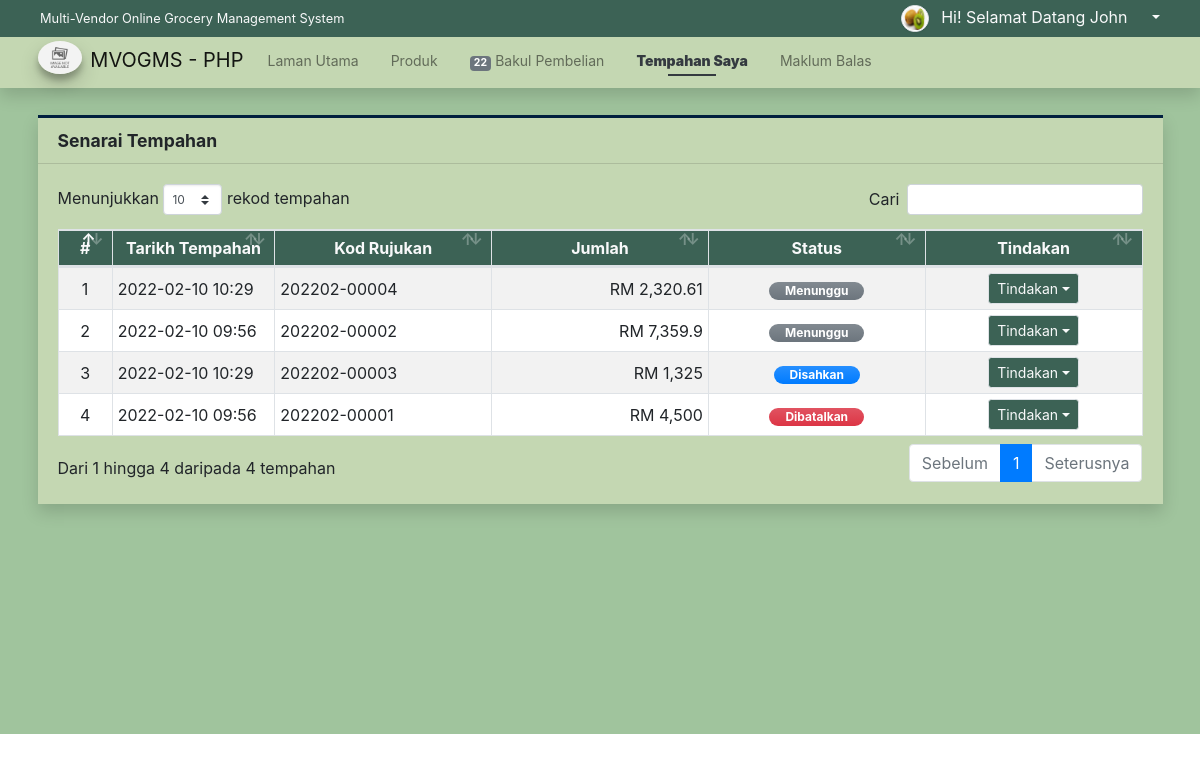
The page /?page=orders/my_orders (signed in) on the database its author committed.
### tables this page shows
CREATE TABLE `order_list` (
  `id` int(30) NOT NULL,
  `code` varchar(100) NOT NULL,
  `client_id` int(30) NOT NULL,
  `vendor_id` int(30) NOT NULL,
  `total_amount` double NOT NULL DEFAULT 0,
  `delivery_address` text NOT NULL,
  `status` tinyint(1) NOT NULL DEFAULT 0,
  `date_created` datetime NOT NULL DEFAULT current_timestamp(),
  `date_updated` datetime DEFAULT NULL ON UPDATE current_timestamp()
);

### classes/DBConnection.php (called while the page is built, shortened)
<?php
class DBConnection{
    private $host = DB_SERVER;
    private $username = DB_USERNAME;
    private $password = DB_PASSWORD;
    private $database = DB_NAME;
    public $conn;
    public function __construct(){
        if (!isset($this->conn)) {
            $this->conn = new mysqli($this->host, $this->username, $this->password, $this->database);
        }
    }
}
?>

### classes/SystemSettings.php (called while the page is built, shortened)
<?php
class SystemSettings extends DBConnection{
	function userdata($field = ''){
		if(!empty($field)){
			if(isset($_SESSION['userdata'][$field]))
				return $_SESSION['userdata'][$field];
			else
				return null;
		}else{
			return false;
		}
	}
}
$_settings = new SystemSettings();
?>

### config.php (called while the page is built, shortened)
<?php
require_once('classes/DBConnection.php');
require_once('classes/SystemSettings.php');
function format_num($number = 0, $max_decimal = ''){
    if(is_numeric($number)){
        $ex = explode('.',$number);
        $dec = isset($ex[1]) ? strlen($ex[1]) : 0;
        if(empty($max_decimal) || (is_numeric($max_decimal) && $max_decimal >= $dec)){
            return number_format($number,$dec);
        }else{
            if(is_numeric($max_decimal))
                return number_format($number,$max_decimal);
            else
                return "Invalid Maximum Decimal";
        }
    }else{
        return "Invalid Number";
    }
}
?>

### orders/my_orders.php (the view, shortened to what this page needs)
<div class="content py-3">
    <div class="card card-outline card-navy rounded-0 shadow" style="background-color:#c4d7b2;">
        <div class="card-header">
            <h5 class="card-title"><b>Senarai Tempahan</b></h5>
        </div>
        <div class="card-body" style="background-color:#c4d7b2;">
            <div class="w-100 overflow-auto">
            <table class="table table-bordered table-striped" >
                <colgroup>
                    <col width="5%">
                    <col width="15%">
                    <col width="20%">
                    <col width="20%">
                    <col width="20%">
                    <col width="20%">
                </colgroup>
                <thead class="text-light"style="background-color:#3c6255;">
                    <tr>
                        <th class="p1 text-center">#</th>
                        <th class="p1 text-center">Tarikh Tempahan</th>
                        <th class="p1 text-center">Kod Rujukan</th>
                        <th class="p1 text-center">Jumlah</th>
                        <th class="p1 text-center">Status</th>
                        <th class="p1 text-center">Tindakan</th>
                    </tr>
                </thead>
                <tbody style="background-color:#fff;">
                    <?php
                    $i = 1;
                    $orders = $conn->query("SELECT * FROM `order_list` where client_id = '{$_settings->userdata('id')}' order by `status` asc,unix_timestamp(date_created) desc ");
                    while($row = $orders->fetch_assoc()):
                    ?>
                    <tr>
                        <td class="px-2 py-1 align-middle text-center"><?= $i++; ?></td>
                        <td class="px-2 py-1 align-middle"><?= date("Y-m-d H:i", strtotime($row['date_created'])) ?></td>
                        <td class="px-2 py-1 align-middle"><?= $row['code'] ?></td>
                        <td class="px-2 py-1 align-middle text-right">RM <?= format_num($row['total_amount']) ?></td>
                        <td class="px-2 py-1 align-middle text-center">
                            <?php
                                switch($row['status']){
                                    case 0:
                                        echo '<span class="badge badge-secondary bg-gradient-secondary px-3 rounded-pill">Menunggu</span>';
                                        break;
                                    case 1:
                                        echo '<span class="badge badge-primary bg-gradient-primary px-3 rounded-pill">Disahkan</span>';
                                        break;
                                    case 5:
                                        echo '<span class="badge badge-danger bg-gradient-danger px-3 rounded-pill">Dibatalkan</span>';
                                        break;
                                }
                            ?>
                        </td>
                        <td class="px-2 py-1 align-middle text-center">
                            <button type="button" class="btn border btn-light text-light btn-sm dropdown-toggle dropdown-icon" style="background-color:#3c6255;" data-toggle="dropdown">
                                Tindakan
                            </button>
                        </td>
                    </tr>
                    <?php endwhile; ?>
                </tbody>
            </table>
            </div>
        </div>
    </div>
</div>

### rows shown on the page
order_list: date_created "2022-02-10 10:29", code "202202-00004", total_amount "2,320.61", status "Menunggu"
order_list: date_created "2022-02-10 09:56", code "202202-00002", total_amount "7,359.9", status "Menunggu"
order_list: date_created "2022-02-10 10:29", code "202202-00003", total_amount "1,325", status "Disahkan"
order_list: date_created "2022-02-10 09:56", code "202202-00001", total_amount "4,500", status "Dibatalkan"

### other values the page prints
$_settings->info('name') "Multi-Vendor Online Grocery Management System"
$_settings->userdata('firstname') "John"
$_settings->info('short_name') "MVOGMS - PHP"
format_num($cart_count) "22"
